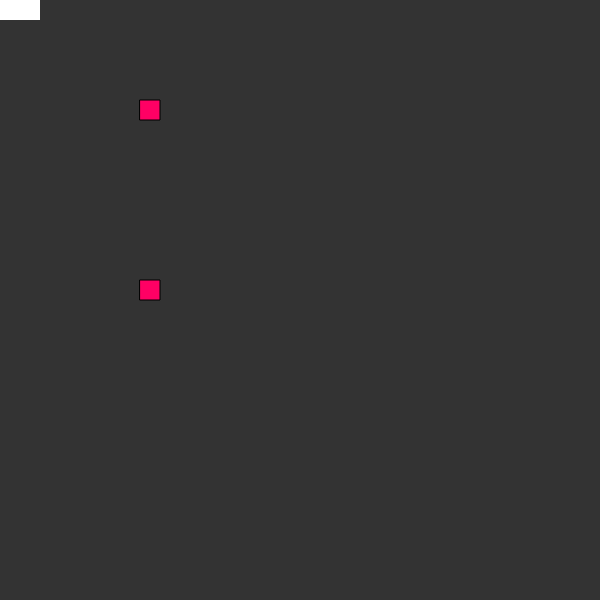
Frame 1 (no input)
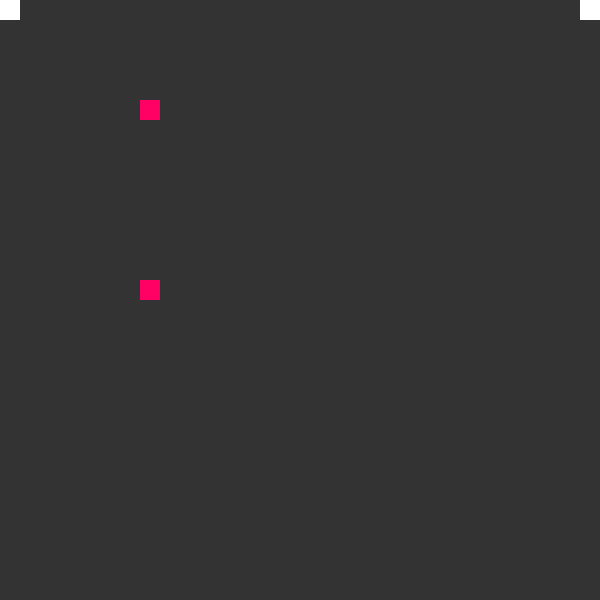
Frame 60 (no input)
Frame 120 (the mouse pressed at the canvas centre since frame 60): identical to frame 60, image omitted

The p5.js sketch that drew these frames (run headless with seeded random() and noise() and a simulated clock; from frame 60 on, the mouse is pressed at the canvas centre):

// p5.js sketch
// ── sketch.js
var updateVar = 0
var gameOver = false
var s1;
var s2;
var scl = 20
var foods = [];
var numFoods = 2
enabled1 = true
enabled2 = true

var invincible1 = false
var invincible2 = false

var frameCount = 0

var timeLeft = 160

function setup() {
  createCanvas(600, 600)
  s1 = new Snake(600, 0);
  s2 = new Snake(0, 0);
  frameRate(20)
  for (var i = 0; i < numFoods; i++) {
    pickLocation()
  }
}

function pickLocation() {
  var cols = floor(height / scl)
  var rows = floor(width / scl)
  food = createVector(floor(random(cols)), floor(random(rows)))
  food.mult(scl)
  foods.push(food)
}

function foodAtLocation(x, y) {
  food = createVector(x, y)
  foods.push(food)
}

function keyPressed() {
  if (enabled1) {
    if (keyCode === UP_ARROW && s1.yspeed == 0) {
      s1.dir(0, -1)
      enabled1 = false
    } else if (keyCode === DOWN_ARROW && s1.yspeed == 0) {
      s1.dir(0, 1)
      enabled1 = false
    } else if (keyCode === RIGHT_ARROW && s1.xspeed == 0) {
      s1.dir(1, 0)
      enabled1 = false
    } else if (keyCode === LEFT_ARROW && s1.xspeed == 0) {
      s1.dir(-1, 0)
      enabled1 = false
    }
  }

  if (enabled2) {
    if (keyCode === 87 && s2.yspeed == 0) {
      s2.dir(0, -1)
      enabled2 = false
    } else if (keyCode === 83 && s2.yspeed == 0) {
      s2.dir(0, 1)
      enabled2 = false
    } else if (keyCode === 68 && s2.xspeed == 0) {
      s2.dir(1, 0)
      enabled2 = false
    } else if (keyCode === 65 && s2.xspeed == 0) {
      s2.dir(-1, 0)
      enabled2 = false
    }
  }
}

function draw() {
  if (!gameOver) {
    enabled1 = true
    enabled2 = true

    print(timeLeft)

    if (s1.death(s2) && !invincible1) {
      invincible1 = true
    }
    if (s2.death(s1) && !invincible2) {
      invincible2 = true
    }

    s1.update()
    s2.update()
    background(51)

    fill(255, 0, 100)
    if (s1.eat(foods) || s2.eat(foods)) {
      print("eaten");
    }
    while (foods.length < numFoods) {
      pickLocation()
    }

    for (var i = 0; i < foods.length; i++) {
      food = foods[i]
      rect(food.x, food.y, scl, scl)
    }

    print(s1.tail.length, s1.tail)
    s1.show()
    print(s2.tail.length, s2.tail)
    s2.show()
  } else {
    console.log("GAME OVER BITCH");
  }
}

// ── snake.js
function Snake(x, y){
	this.color=[random(100, 255), (random(100, 255)), random(200, 255)]
	this.x=x
	this.y=y
	this.xspeed=1
	this.yspeed=0
	this.total=0
	this.tail = []

	this.update = function(){
		if(this.total===this.tail.length){
			for (var i =0; i<this.tail.length-1; i++){
				this.tail[i]=this.tail[i+1]
			}
		}
		this.tail[this.total-1]=createVector(this.x, this.y);

		this.x+=(this.xspeed)*scl
		this.y+=(this.yspeed)*scl

		if(this.x>width-scl){
			this.x=0
		}else if(this.x<0){
			this.x=width-scl
		}
		if(this.y>height-scl){
			this.y=0
		}else if(this.y<0){
			this.y=height-scl
		}

	}

	this.death = function(s){
		for (var i = 0; i < this.tail.length; i++){
			d = dist(this.tail[i].x, this.tail[i].y, this.x, this.y)
			if(d<10){
				for (var k = 0; k<Math.ceil(this.total/2); k++){
					pickLocation()
				}
				this.total=Math.floor(this.total/2)
				this.tail=this.tail.splice(Math.ceil(this.total/2), Math.floor(this.tail.length / 2))
				return true
			}
		}

		for (var i = 0; i < s.tail.length; i++){
			d = dist(s.tail[i].x, s.tail[i].y, this.x, this.y)
			if(d<10){
				for (var k = 0; k<Math.ceil(this.total/2); k++){
					pickLocation()
				}
				this.total=Math.floor(this.total/2)
				this.tail=this.tail.splice(Math.floor(this.total/2), Math.floor(this.tail.length / 2))
				return true
			}
		}

		return false
	}

	this.eat = function(poses){
		eaten=false
		for (var i = 0; i<poses.length; i++){
			pos=poses[i]
			d=dist(this.x, this.y, pos.x, pos.y)
			if(d<scl){
				this.total++
				poses.splice(i, 1)
				eaten = true
			}
		}
		return eaten
	}



	this.dir = function(x, y){
		this.xspeed=x
		this.yspeed=y
	}

	this.show = function(){
		noStroke()
		fill(255, 255, 255)
		rect(this.x, this.y, scl, scl)
		for (var i = 0; i<this.tail.length; i++){
			fill(this.color[0], this.color[1], this.color[2])
			rect(this.tail[i].x, this.tail[i].y, scl, scl)
		}
	}
}
